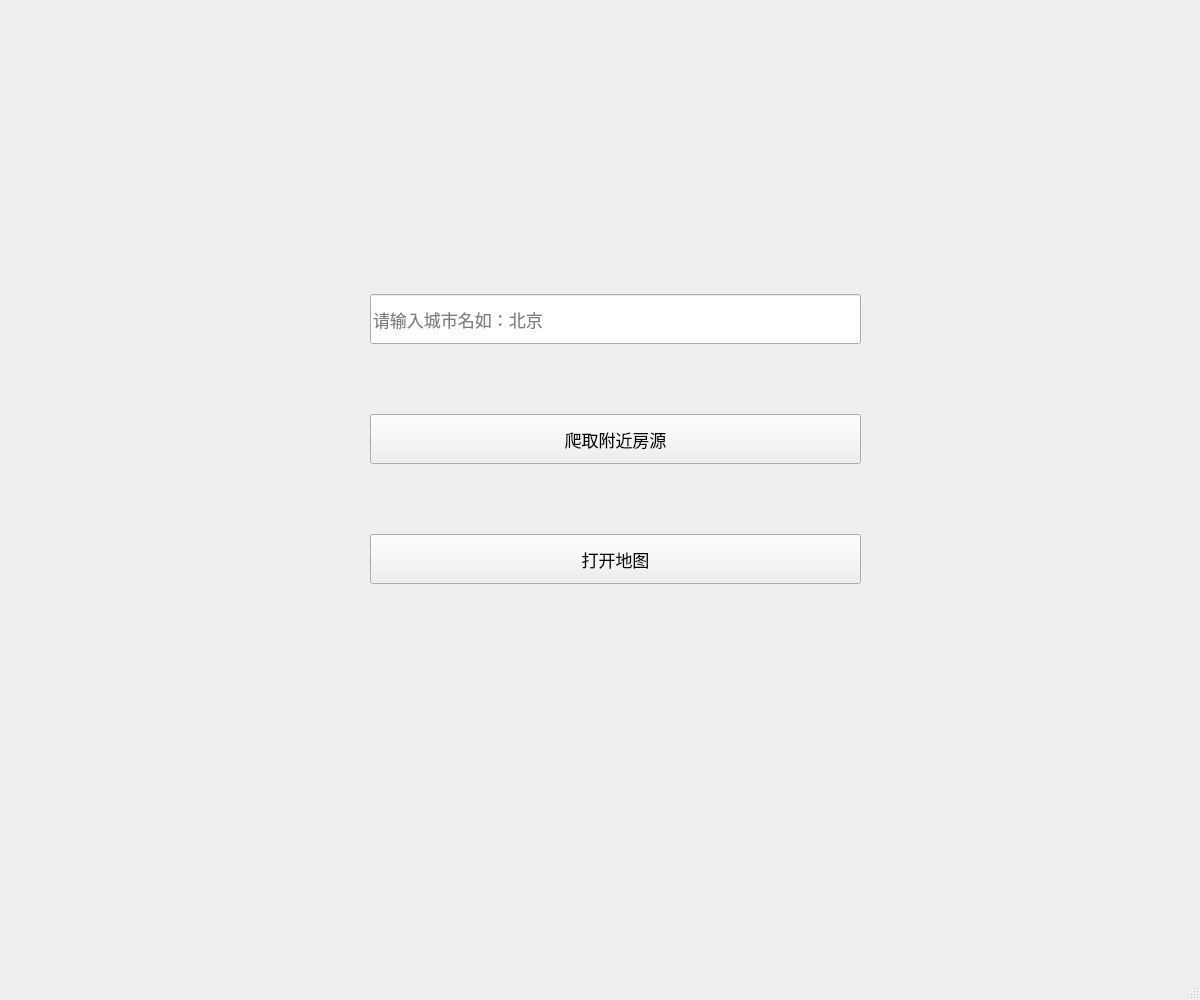
<?xml version="1.0" encoding="UTF-8"?>
<ui version="4.0">
 <class>MainWindow</class>
 <widget class="QMainWindow" name="MainWindow">
  <property name="geometry">
   <rect>
    <x>0</x>
    <y>0</y>
    <width>1200</width>
    <height>1000</height>
   </rect>
  </property>
  <property name="windowTitle">
   <string>小叶找房</string>
  </property>
  <widget class="QWidget" name="centralwidget">
   <widget class="QLabel" name="label">
    <property name="geometry">
     <rect>
      <x>300</x>
      <y>290</y>
      <width>51</width>
      <height>51</height>
     </rect>
    </property>
    <property name="text">
     <string/>
    </property>
    <property name="pixmap">
     <pixmap>city.png</pixmap>
    </property>
    <property name="scaledContents">
     <bool>true</bool>
    </property>
   </widget>
   <widget class="QLabel" name="label_3">
    <property name="geometry">
     <rect>
      <x>300</x>
      <y>410</y>
      <width>51</width>
      <height>51</height>
     </rect>
    </property>
    <property name="text">
     <string/>
    </property>
    <property name="pixmap">
     <pixmap>crawler.png</pixmap>
    </property>
    <property name="scaledContents">
     <bool>true</bool>
    </property>
   </widget>
   <widget class="QLabel" name="label_4">
    <property name="geometry">
     <rect>
      <x>300</x>
      <y>540</y>
      <width>51</width>
      <height>51</height>
     </rect>
    </property>
    <property name="text">
     <string/>
    </property>
    <property name="pixmap">
     <pixmap>map.png</pixmap>
    </property>
    <property name="scaledContents">
     <bool>true</bool>
    </property>
   </widget>
   <widget class="QWidget" name="layoutWidget">
    <property name="geometry">
     <rect>
      <x>370</x>
      <y>230</y>
      <width>491</width>
      <height>421</height>
     </rect>
    </property>
    <layout class="QVBoxLayout" name="verticalLayout">
     <item>
      <widget class="QLineEdit" name="lineEdit">
       <property name="minimumSize">
        <size>
         <width>0</width>
         <height>50</height>
        </size>
       </property>
       <property name="font">
        <font>
         <pointsize>13</pointsize>
        </font>
       </property>
       <property name="placeholderText">
        <string>请输入城市名如：北京</string>
       </property>
      </widget>
     </item>
     <item>
      <widget class="QPushButton" name="pushButton">
       <property name="minimumSize">
        <size>
         <width>0</width>
         <height>50</height>
        </size>
       </property>
       <property name="font">
        <font>
         <pointsize>13</pointsize>
        </font>
       </property>
       <property name="text">
        <string>爬取附近房源</string>
       </property>
      </widget>
     </item>
     <item>
      <widget class="QPushButton" name="pushButton_2">
       <property name="minimumSize">
        <size>
         <width>0</width>
         <height>50</height>
        </size>
       </property>
       <property name="font">
        <font>
         <pointsize>13</pointsize>
        </font>
       </property>
       <property name="text">
        <string>打开地图</string>
       </property>
      </widget>
     </item>
    </layout>
   </widget>
  </widget>
  <widget class="QMenuBar" name="menubar">
   <property name="geometry">
    <rect>
     <x>0</x>
     <y>0</y>
     <width>1200</width>
     <height>22</height>
    </rect>
   </property>
  </widget>
  <widget class="QStatusBar" name="statusbar"/>
 </widget>
 <resources/>
 <connections/>
</ui>
